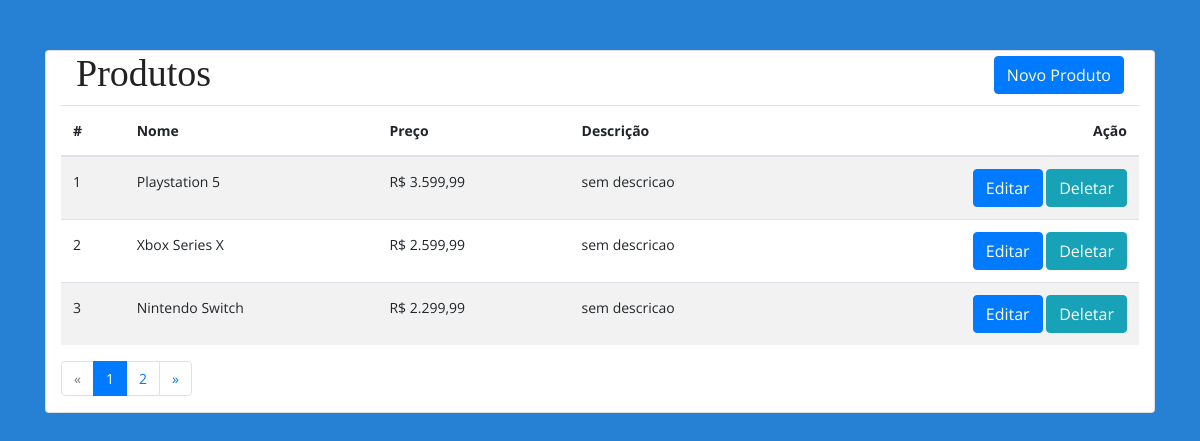
The page / on the database its author committed.
### core/models.py (models this page shows, shortened)
class Produto(models.Model):
    nome = models.CharField(max_length=100)
    preco = models.DecimalField(max_digits=14, decimal_places=2)
    descricao = models.CharField(max_length=200, default='sem descricao')

### core/views.py (the view)
# urls.py: path('', IndexView.as_view(), name='index'),
class IndexView(ListView):
    models = Produto
    template_name = 'index.html'
    queryset = Produto.objects.all()
    paginate_by = 3
    ordering = 'id'

### core/templates/index.html
{% extends 'base.html' %}
{% load humanize %}
{% block content %}
<div class="container">
    <h1 class="pull-left">Produtos</h1>
    <a class="pull-right" href="{% url 'add-produto' %}" style="margin-top: 5px">
        <button class="btn btn-primary " type="button">
            Novo Produto
        </button>
    </a>
</div>
<table class="table table-striped table-hover table-condensed">
    <thead>
    <tr>
        <th scope="col">#</th>
        <th scope="col">Nome</th>
        <th scope="col">Preço</th>
        <th scope="col">Descrição</th>
        <th scope="col">
            <div style="text-align: end;">Ação</div>
        </th>
    </tr>
    </thead>
    <tbody>
    {% for produto in page_obj %}
    <tr>
        <td scope="row">{{ produto.id }}</td>
        <td scope="row">{{ produto.nome }}</td>
        <td scope="row">R$ {{ produto.preco|intcomma }}</td>
        <td scope="row">{{ produto.descricao }}</td>
        <td scope="row">
            <div class="pull-right">
                <a class="btn btn-primary " href="{% url 'update-produto' produto.pk %}">Editar</a>
                <a class="btn btn-info" href="{% url 'delete-produto' produto.pk %}">Deletar</a>
            </div>
        </td>
    </tr>
    {% endfor %}
    </tbody>
</table>
{% include 'paginacao.html' %}
{% endblock %}

### core/static/css/style.css (style rules this page uses)
html { overflow-x: hidden; }
body { background: #2680d4; font-size: 14px; font-weight: 400; font-family: 'Open Sans', sans-serif; -webkit-box-sizing: border-box; -moz-box-sizing: border-box; box-sizing: border-box; -webkit-font-smoothing: subpixel-antialiased; color: #abacae; line-height: 25px; -webkit-backface-visibility: hidden; backface-visibility: hidden; overflow-x: hidden; }
h1, h2, h3 { font-size: 38px; color: #222222; font-weight: 500; font-family: 'Arvo', serif; }
a { -webkit-transition: all 0.2s linear; -moz-transition: all 0.2s linear; -o-transition: all 0.2s linear; transition: all 0.2s linear; }
.pull-right { float: right !important; }
.pull-left { float: left !important; }

### rows shown on the page
Produto: id "1", nome "Playstation 5", preco "3.599,99", descricao "sem descricao"
Produto: id "2", nome "Xbox Series X", preco "2.599,99", descricao "sem descricao"
Produto: id "3", nome "Nintendo Switch", preco "2.299,99", descricao "sem descricao"

### other values the page prints
{{ num }} "1"
{{ num }} "2"
